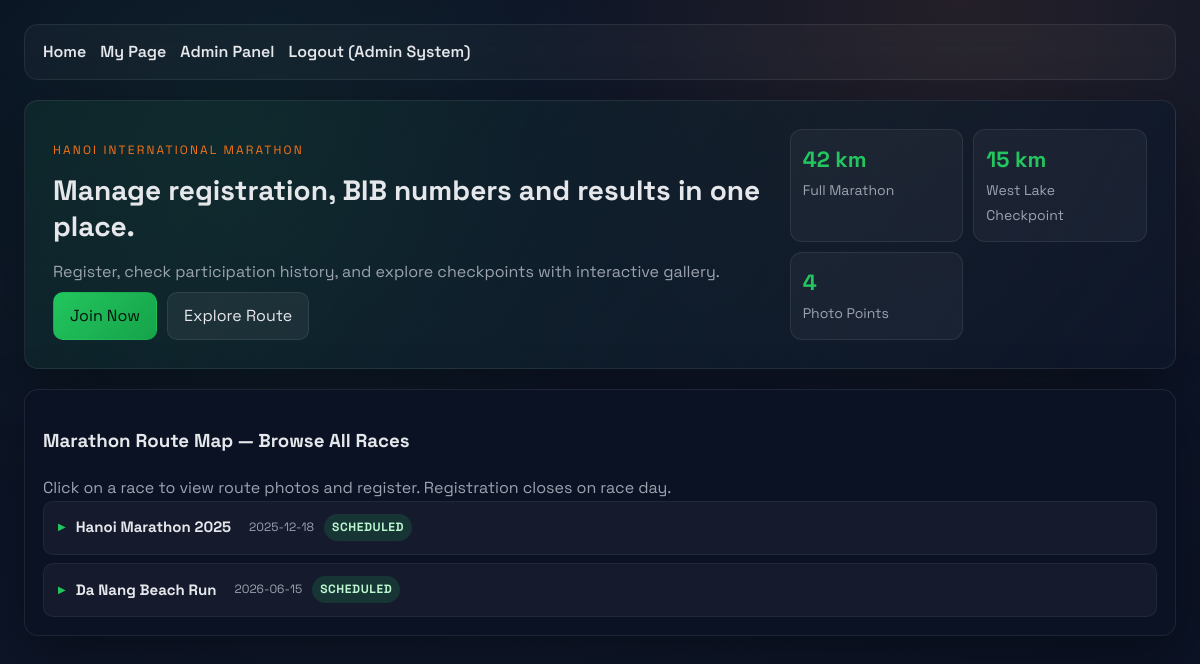
Page /index.php (signed in) on the committed database.
### tables this page shows
CREATE TABLE Marathon (
    MarathonID INT PRIMARY KEY AUTO_INCREMENT,
    RaceName VARCHAR(100),
    Date DATE,
    Status VARCHAR(20) DEFAULT 'Scheduled',
    CancelReason VARCHAR(255) DEFAULT NULL  
);

### index.php (the view, shortened to what this page needs)
<?php
include 'lib/db.php';
?>
<!DOCTYPE html>
<html lang="en">
<head>
    <link rel="stylesheet" href="css/style.css">
</head>
<body>
    <div class="nav">
        <a href="index.php">Home</a>
        <?php if(isset($_SESSION['user_id'])): ?>
            <a href="my_page.php">My Page</a>
            <?php if($_SESSION['role'] === 'admin'): ?>
                <a href="admin.php">Admin Panel</a>
            <?php endif; ?>
            <a href="logout.php">Logout (<?php echo $_SESSION['name']; ?>)</a>
        <?php else: ?>
            <a href="login.php" class="btn ghost">Login</a>
            <a href="register.php" class="btn primary">Register</a>
        <?php endif; ?>
    </div>
    <section class="hero">
        <div>
            <p class="eyebrow">Hanoi International Marathon</p>
            <h1>Manage registration, BIB numbers and results in one place.</h1>
            <p class="muted">Register, check participation history, and explore checkpoints with interactive gallery.</p>
            <div class="actions">
                <a class="btn primary" href="register.php">Join Now</a>
                <a class="btn ghost" href="#gallery">Explore Route</a>
            </div>
        </div>
        <div class="stats">
            <div class="stat-card"><span class="stat-number">42 km</span><span class="stat-label">Full Marathon</span></div>
            <div class="stat-card"><span class="stat-number">15 km</span><span class="stat-label">West Lake Checkpoint</span></div>
            <div class="stat-card"><span class="stat-number">4</span><span class="stat-label">Photo Points</span></div>
        </div>
    </section>
    <section id="gallery" class="card">
        <h3>Marathon Route Map — Browse All Races</h3>
        <p class="muted">Click on a race to view route photos and register. Registration closes on race day.</p>
        <div class="marathons-list">
            <?php
            $all_marathons = $pdo->query("SELECT * FROM Marathon ORDER BY Date ASC")->fetchAll();
            foreach ($all_marathons as $idx => $race):
            ?>
            <div class="accordion-item">
                <div class="accordion-header">
                    <div class="accordion-title">
                        <span class="accordion-icon">▶</span>
                        <strong><?= htmlspecialchars($race['RaceName']) ?></strong>
                        <span class="race-date"><?= $race['Date'] ?></span>
                        <span class="tag <?= strtolower($race['Status']) ?>"><?= $race['Status'] ?></span>
                    </div>
                </div>
            </div>
            <?php endforeach; ?>
        </div>
    </section>
</body>
</html>

### css/style.css (style rules this page uses)
:root { --bg: #0f172a; --panel: #111827; --card: #0b1224; --accent: #22c55e; --accent-2: #f97316; --muted: #9ca3af; --line: rgba(255,255,255,0.08); --text: #e5e7eb; --shadow: 0 20px 60px rgba(0,0,0,0.35); --radius: 14px; }
* { box-sizing: border-box; }
body { margin: 0; padding: 24px; font-family: 'Space Grotesk', 'Segoe UI', sans-serif; line-height: 1.6; color: var(--text); background: radial-gradient(circle at 20% 20%, rgba(34,197,94,0.08), transparent 35%), radial-gradient(circle at 80% 0%, rgba(249,115,22,0.09), transparent 35%), linear-gradient(135deg, #0b1224, #0f172a 55%, #0b1224 100%); min-height: 100vh; }
a { color: var(--accent); text-decoration: none; }
.nav { display: flex; align-items: center; gap: 14px; background: rgba(255,255,255,0.03); padding: 14px 18px; border: 1px solid var(--line); border-radius: var(--radius); backdrop-filter: blur(10px); margin-bottom: 20px; }
.nav a { color: var(--text); font-weight: 600; }
.btn { display: inline-flex; align-items: center; justify-content: center; gap: 8px; padding: 10px 16px; border-radius: 10px; border: 1px solid var(--line); background: rgba(255,255,255,0.04); color: var(--text); cursor: pointer; transition: all 0.2s ease; text-decoration: none; }
.btn.primary { background: linear-gradient(135deg, var(--accent), #16a34a); color: #04130a; border-color: transparent; }
.btn.ghost { background: rgba(255,255,255,0.06); }
.hero { display: grid; grid-template-columns: 2fr 1fr; gap: 22px; padding: 28px; border-radius: var(--radius); background: linear-gradient(120deg, rgba(34,197,94,0.08), rgba(15,23,42,0.9)); border: 1px solid var(--line); box-shadow: var(--shadow); margin-bottom: 20px; }
.hero h1 { margin: 8px 0 14px; font-size: 28px; line-height: 1.3; }
.eyebrow { text-transform: uppercase; letter-spacing: 0.18em; font-size: 12px; color: var(--accent-2); }
.actions { display: flex; gap: 10px; margin-top: 8px; flex-wrap: wrap; }
.stats { display: grid; grid-template-columns: repeat(auto-fit, minmax(150px, 1fr)); gap: 10px; }
.stat-card { background: rgba(255,255,255,0.04); border: 1px solid var(--line); padding: 12px; border-radius: 12px; }
.stat-number { display: block; font-size: 22px; font-weight: 700; color: var(--accent); }
.stat-label { color: var(--muted); font-size: 14px; }
.card { background: var(--card); border: 1px solid var(--line); border-radius: var(--radius); padding: 18px; box-shadow: var(--shadow); margin-bottom: 18px; }
.muted { color: var(--muted); margin: 0; }
.tag { padding: 4px 8px; border-radius: 999px; font-size: 12px; font-weight: 700; text-transform: uppercase; letter-spacing: 0.05em; }
.tag.scheduled { background: rgba(34,197,94,0.15); color: #bbf7d0; }
.marathons-list { display: flex; flex-direction: column; gap: 8px; }
.accordion-item { border: 1px solid var(--line); border-radius: 10px; overflow: hidden; background: rgba(255,255,255,0.01); }
.accordion-header { padding: 12px 14px; cursor: pointer; display: flex; align-items: center; justify-content: space-between; background: rgba(255,255,255,0.03); transition: all 0.2s ease; border-bottom: 1px solid transparent; user-select: none; }
.accordion-title { display: flex; align-items: center; gap: 10px; flex: 1; width: 100%; flex-wrap: wrap; }
.accordion-icon { display: inline-block; transition: transform 0.3s ease; font-size: 10px; color: var(--accent); flex-shrink: 0; }
.race-date { font-size: 12px; color: var(--muted); }
.accordion-title strong { font-size: 15px; }
.accordion-title .race-date { margin-left: 8px; }

### rows in the picture
marathon: RaceName "Hanoi Marathon 2025", Date "2025-12-18", Status "SCHEDULED"
marathon: RaceName "Da Nang Beach Run", Date "2026-06-15", Status "SCHEDULED"

### other values in the picture
$_SESSION['name'] "Admin System"
